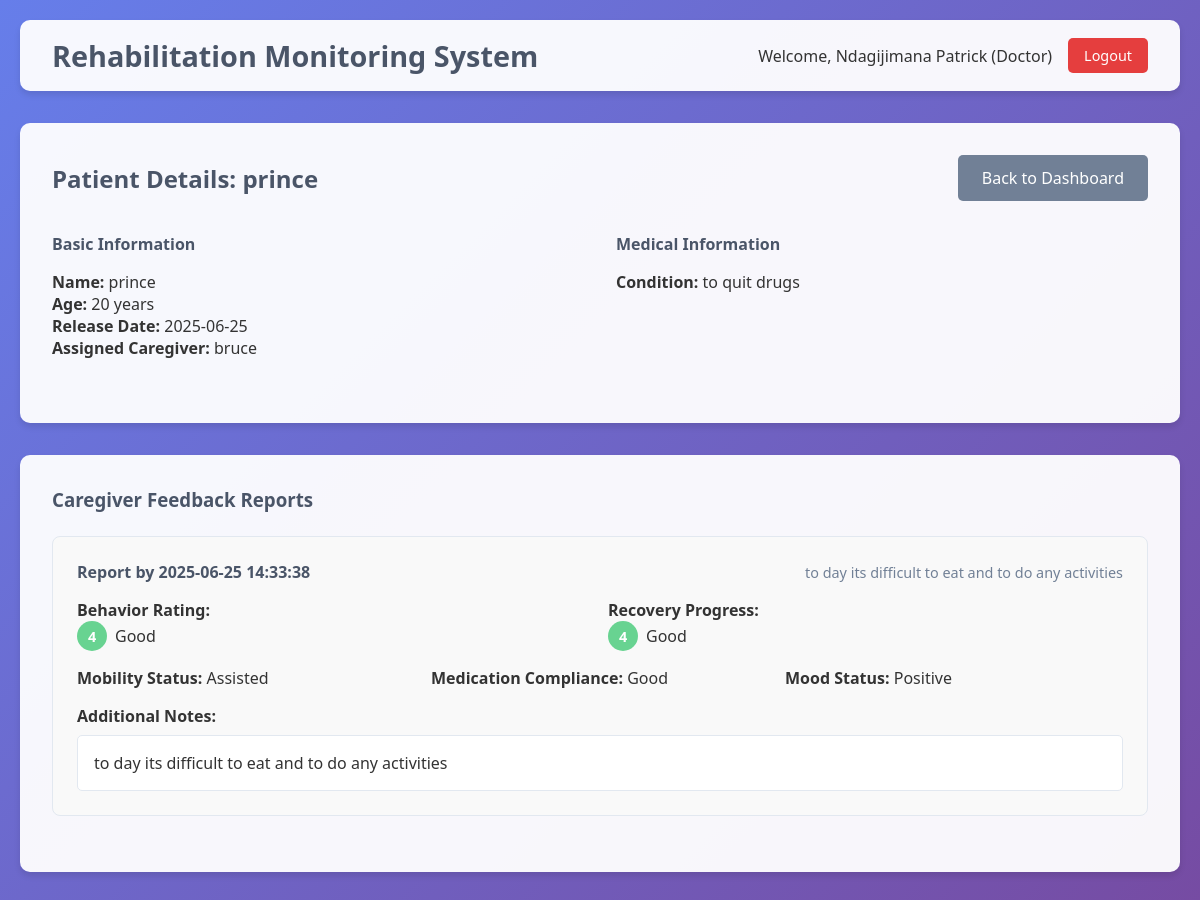
/patient_details/10 (signed in), run on the app's committed database.
### tables this page shows
CREATE TABLE patients (
            id INTEGER PRIMARY KEY AUTOINCREMENT,
            name TEXT NOT NULL,
            age INTEGER,
            condition_description TEXT,
            release_date TEXT,
            assigned_caregiver TEXT,
            doctor_id INTEGER,
            FOREIGN KEY (doctor_id) REFERENCES users (id)
        );

CREATE TABLE feedback (
            id INTEGER PRIMARY KEY AUTOINCREMENT,
            patient_id INTEGER,
            caregiver_id INTEGER,
            behavior_rating INTEGER,
            recovery_progress INTEGER,
            mobility_status TEXT,
            medication_compliance TEXT,
            mood_status TEXT,
            additional_notes TEXT,
            submission_date TEXT,
            FOREIGN KEY (patient_id) REFERENCES patients (id),
            FOREIGN KEY (caregiver_id) REFERENCES users (id)
        );

### app.py (the view)
@app.route('/patient_details/<int:patient_id>')
def patient_details(patient_id):
    if 'user_id' not in session or session['role'] != 'doctor':
        return redirect(url_for('index'))
    conn = sqlite3.connect('rehabilitation.db')
    cursor = conn.cursor()
    cursor.execute("SELECT * FROM patients WHERE id = ?", (patient_id,))
    patient = cursor.fetchone()
    cursor.execute("""
        SELECT f.*, u.name as caregiver_name
        FROM feedback f
        JOIN users u ON f.caregiver_id = u.id
        WHERE f.patient_id = ?
        ORDER BY f.submission_date DESC
    """, (patient_id,))
    feedback_list = cursor.fetchall()
    conn.close()
    return render_template('patient_details.html', patient=patient, feedback_list=feedback_list)

### templates/patient_details.html (shortened to what this page needs)
{% extends "base.html" %}
{% block content %}
<div class="card">
    <div style="display: flex; justify-content: space-between; align-items: center; margin-bottom: 2rem;">
        <h2 style="color: #4a5568;">Patient Details: {{ patient[1] }}</h2>
        <a href="{{ url_for('doctor_dashboard') }}" class="btn btn-secondary">Back to Dashboard</a>
    </div>
    <div class="grid" style="grid-template-columns: repeat(auto-fit, minmax(250px, 1fr)); gap: 2rem; margin-bottom: 2rem;">
        <div>
            <h4 style="color: #4a5568; margin-bottom: 1rem;">Basic Information</h4>
            <p><strong>Name:</strong> {{ patient[1] }}</p>
            <p><strong>Age:</strong> {{ patient[2] }} years</p>
            <p><strong>Release Date:</strong> {{ patient[4] }}</p>
            <p><strong>Assigned Caregiver:</strong> {{ patient[5] }}</p>
        </div>
        <div>
            <h4 style="color: #4a5568; margin-bottom: 1rem;">Medical Information</h4>
            <p><strong>Condition:</strong> {{ patient[3] }}</p>
        </div>
    </div>
</div>
<div class="card">
    <h3 style="margin-bottom: 1.5rem; color: #4a5568;">Caregiver Feedback Reports</h3>
    {% if feedback_list %}
    {% for feedback in feedback_list %}
    <div style="border: 1px solid #e2e8f0; border-radius: 8px; padding: 1.5rem; margin-bottom: 1.5rem; background: #f9f9f9;">
        <div style="display: flex; justify-content: space-between; align-items: center; margin-bottom: 1rem;">
            <h4 style="color: #4a5568;">Report by {{ feedback[9] }}</h4>
            <span style="color: #718096; font-size: 0.9rem;">{{ feedback[8] }}</span>
        </div>
        <div class="grid" style="grid-template-columns: repeat(auto-fit, minmax(200px, 1fr)); gap: 1rem; margin-bottom: 1rem;">
            <div>
                <p><strong>Behavior Rating:</strong></p>
                <div class="rating">
                    <div class="rating-circle
                        {% if feedback[3] >= 5 %}rating-excellent
                        {% elif feedback[3] >= 4 %}rating-good
                        {% elif feedback[3] >= 3 %}rating-fair
                        {% elif feedback[3] >= 2 %}rating-poor
                        {% else %}rating-critical{% endif %}">
                        {{ feedback[3] }}
                    </div>
                    <span>
                        {% if feedback[3] >= 5 %}Excellent
                        {% elif feedback[3] >= 4 %}Good
                        {% elif feedback[3] >= 3 %}Fair
                        {% elif feedback[3] >= 2 %}Poor
                        {% else %}Critical{% endif %}
                    </span>
                </div>
            </div>
            <div>
                <p><strong>Recovery Progress:</strong></p>
                <div class="rating">
                    <div class="rating-circle
                        {% if feedback[4] >= 5 %}rating-excellent
                        {% elif feedback[4] >= 4 %}rating-good
                        {% elif feedback[4] >= 3 %}rating-fair
                        {% elif feedback[4] >= 2 %}rating-poor
                        {% else %}rating-critical{% endif %}">
                        {{ feedback[4] }}
                    </div>
                    <span>
                        {% if feedback[4] >= 5 %}Excellent
                        {% elif feedback[4] >= 4 %}Good
                        {% elif feedback[4] >= 3 %}Fair
                        {% elif feedback[4] >= 2 %}Poor
                        {% else %}Critical{% endif %}
                    </span>
                </div>
            </div>
        </div>
        <div class="grid" style="grid-template-columns: repeat(auto-fit, minmax(200px, 1fr)); gap: 1rem; margin-bottom: 1rem;">
            <div>
                <p><strong>Mobility Status:</strong> {{ feedback[5] }}</p>
            </div>
            <div>
                <p><strong>Medication Compliance:</strong> {{ feedback[6] }}</p>
            </div>
            <div>
                <p><strong>Mood Status:</strong> {{ feedback[7] }}</p>
            </div>
        </div>
        {% if feedback[8] %}
        <div>
            <p><strong>Additional Notes:</strong></p>
            <p style="background: white; padding: 1rem; border-radius: 5px; border: 1px solid #e2e8f0; margin-top: 0.5rem;">{{ feedback[8] }}</p>
        </div>
        {% endif %}
    </div>
    {% endfor %}
    {% else %}
    <p style="text-align: center; color: #718096; font-size: 1.1rem; padding: 2rem;">No feedback reports available for this patient yet.</p>
    {% endif %}
</div>
{% endblock %}

### templates/base.html (style rules this page uses)
* { margin: 0; padding: 0; box-sizing: border-box; }
body { font-family: 'Segoe UI', Tahoma, Geneva, Verdana, sans-serif; background: linear-gradient(135deg, #667eea 0%, #764ba2 100%); min-height: 100vh; color: #333; }
.card { background: rgba(255, 255, 255, 0.95); border-radius: 10px; padding: 2rem; margin-bottom: 2rem; box-shadow: 0 4px 6px rgba(0, 0, 0, 0.1); }
.btn { background: #667eea; color: white; padding: 0.75rem 1.5rem; border: none; border-radius: 5px; font-size: 1rem; cursor: pointer; text-decoration: none; display: inline-block; transition: background 0.3s; }
.btn-secondary { background: #718096; }
.rating { display: flex; gap: 0.5rem; align-items: center; }
.rating-circle { width: 30px; height: 30px; border-radius: 50%; display: flex; align-items: center; justify-content: center; color: white; font-weight: bold; font-size: 0.9rem; }
.rating-good { background: #68d391; }
.grid { display: grid; grid-template-columns: repeat(auto-fit, minmax(300px, 1fr)); gap: 1.5rem; }

### data on the page
patients: name "prince", age "20", release_date "2025-06-25", assigned_caregiver "bruce", condition_description "to quit drugs"
feedback: submission_date "2025-06-25 14:33:38", additional_notes "to day its difficult to eat and to do any activities", behavior_rating "4", shows "Good", recovery_progress "4", mobility_status "Assisted", medication_compliance "Good", mood_status "Positive"

### other printed values
{{ session.name }} "Ndagijimana Patrick"
{{ session.role.title() }} "Doctor"
